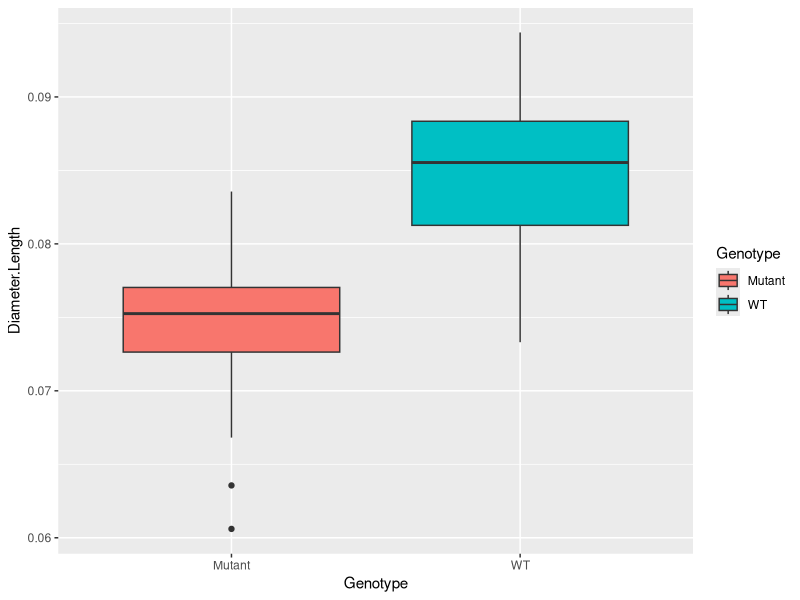
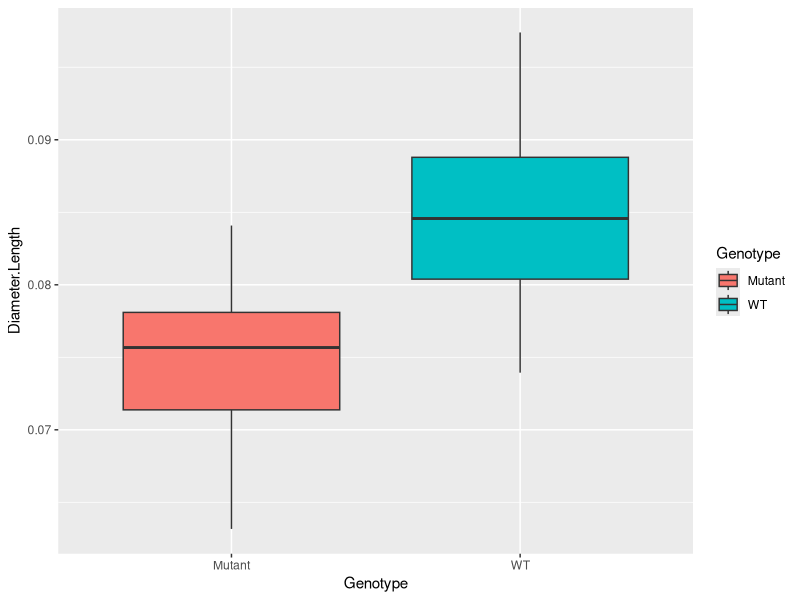

Here is the R script that generated these plots, in order:
## ---- chunk 1
library(ggplot2)
## ---- chunk 2
# I have a data set with two treatment groups for genotype (independent varaible) (Wildtype and Mutant), and a continuous variable for eye diameter normalized by body length measurement (dependent variable)
# based on my data, I expect the mean on the WT genotype to be 0.085, and the mean for the Mutant genotype to be 0.075. Based on some initial analyses I've done for this data, I will assume the standard deviation to be 0.006, and equal between the two treatment groups. The sample size I expect to need to detect significance between these two groups is 30 individuals per genotype. 
## ---- chunk 3
# creating a data set based on a normal distribution using my parameters...
WT <- rnorm(n=30,mean=0.085,sd=0.006)
head(WT)
Mutant <- rnorm(n=30,mean=0.075,sd=0.006)
head(Mutant)

mydataframe <- data.frame(WT,Mutant) # creating a data frame with my two treatments...
str(mydataframe)
head(mydataframe)

## ---- chunk 4
# this data frame is ok for just structuring the data, but in order to do ANOVA, we need to structure it so that the dependent variable (measurements data) is all in one column, and the treatment (genotype) is specified in another column
library(tidyr)
# the "gather" function (in tidyr) will turn "mydataframe" into a data frame formatted so that there are two columns - Genotype (Treatment or independent variable) and Diameter.Length (dependent variable) 
# condenses the WT and Mutant measurements into one column for the dependent variable!
long_frame <- gather(mydataframe,Genotype,Diameter.Length,
                     WT:Mutant)
print(long_frame)
## ---- chunk 5
# to analyze this data set, I will use ANOVA
# using "aov" to run an anova analysis comparing "Diameter.Length" data between the two treatments of "Genotype", WT and Mutant. I asked the "aov" function to pull the data from the "long_frame" data frame.
mymodel_ano <- aov(Diameter.Length~Genotype,data=long_frame)
print(mymodel_ano)
## ---- chunk 6
# to get the really interesting data from the anova (not just the sum of squares and the degrees of freedom), I will use the "summary" function
ano_sum <- summary(mymodel_ano) 
print(ano_sum)
## ---- chunk 7
# generating a graph of the data...
ano_plot <- ggplot(data=long_frame,
                   aes(x=Genotype,
                       y=Diameter.Length,
                       fill=Genotype)) + geom_boxplot()
# using ggplot to generate a boxplot (use "geom_boxplot()" to specify)
# in the "aes" function in ggplot, specify the x variable, the y variable, and use "fill" to specify that the plot should be colored/split for the different treatments of "Genotype"
print(ano_plot)
## ---- chunk 8
# copying all of the code, and re-running it all again here...
WT <- rnorm(n=30,mean=0.085,sd=0.006)
Mutant <- rnorm(n=30,mean=0.075,sd=0.006)
mydataframe <- data.frame(WT,Mutant)
long_frame <- gather(mydataframe,Genotype,Diameter.Length,
                     WT:Mutant)
print(long_frame)
## ---- chunk 9
mymodel_ano <- aov(Diameter.Length~Genotype,data=long_frame)
ano_sum <- summary(mymodel_ano) 
print(ano_sum)
ano_plot <- ggplot(data=long_frame,
                   aes(x=Genotype,
                       y=Diameter.Length,
                       fill=Genotype)) + geom_boxplot()
print(ano_plot)
## ---- chunk 10
# changing the means of the treatment groups - new mean of Mutant now 0.080
WT1 <- rnorm(n=30,mean=0.085,sd=0.006)
Mutant1 <- rnorm(n=30,mean=0.080,sd=0.006)
mydataframe1 <- data.frame(WT1,Mutant1)
long_frame1 <- gather(mydataframe1,Genotype,Diameter.Length,
                     WT1:Mutant1)
print(long_frame1)
## ---- chunk 11
mymodel_ano1 <- aov(Diameter.Length~Genotype,data=long_frame1)
ano_sum1 <- summary(mymodel_ano1) 
print(ano_sum1)
## ---- chunk 12
WT2 <- rnorm(n=30,mean=0.085,sd=0.006)
Mutant2 <- rnorm(n=30,mean=0.0824,sd=0.006)
mydataframe2 <- data.frame(WT2,Mutant2)
long_frame2 <- gather(mydataframe2,Genotype,Diameter.Length,
                     WT2:Mutant2)
mymodel_ano2 <- aov(Diameter.Length~Genotype,data=long_frame2)
ano_sum2 <- summary(mymodel_ano2) 
print(ano_sum2)
## ---- chunk 13
# changing the sample size (n) for each treatment group
WT3 <- rnorm(n=6,mean=0.085,sd=0.006)
Mutant3 <- rnorm(n=6,mean=0.075,sd=0.006)
mydataframe3 <- data.frame(WT3,Mutant3)
long_frame3 <- gather(mydataframe3,Genotype,Diameter.Length,
                     WT3:Mutant3)
mymodel_ano3 <- aov(Diameter.Length~Genotype,data=long_frame3)
ano_sum3 <- summary(mymodel_ano3) 
print(ano_sum3)
